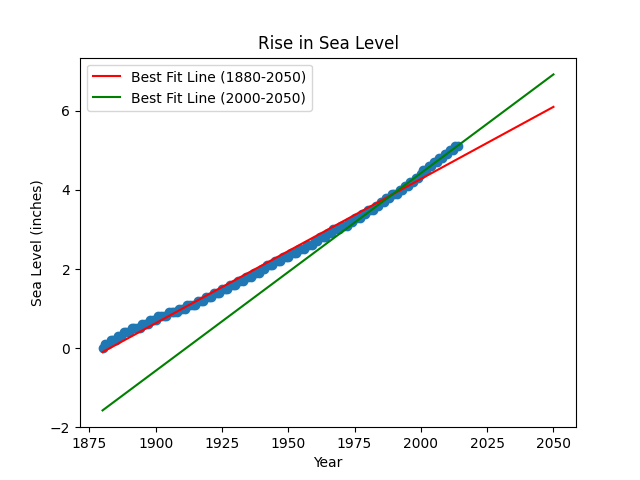

Here is the Python script that generated this plot:
import pandas as pd
import matplotlib.pyplot as plt
from scipy.stats import linregress

# Load the data
data = pd.read_csv('epa-sea-level.csv')

# Scatter plot
plt.scatter(data['Year'], data['CSIRO Adjusted Sea Level'])

# Create a line of best fit from the entire dataset
slope, intercept, r_value, p_value, std_err = linregress(data['Year'], data['CSIRO Adjusted Sea Level'])
years_extended = range(1880, 2051)
sea_levels_extended = [slope * year + intercept for year in years_extended]
plt.plot(years_extended, sea_levels_extended, label='Best Fit Line (1880-2050)', color='r')

# Create a line of best fit for data from 2000 onwards
data_recent = data[data['Year'] >= 2000]
slope_recent, intercept_recent, _, _, _ = linregress(data_recent['Year'], data_recent['CSIRO Adjusted Sea Level'])
sea_levels_recent = [slope_recent * year + intercept_recent for year in years_extended]
plt.plot(years_extended, sea_levels_recent, label='Best Fit Line (2000-2050)', color='g')

# Add labels and title
plt.xlabel('Year')
plt.ylabel('Sea Level (inches)')
plt.title('Rise in Sea Level')

# Add legend
plt.legend()

# Save the plot
plt.savefig('sea_level_predictor.png')
plt.show()
